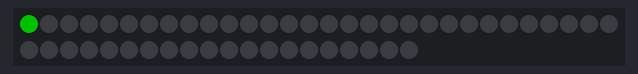
This sketch was run on a simulated Arduino Uno, built with avr-gcc and run on an emulated ATmega328P. On the bench: 50 RGB LEDs in strip order, left to right, continuing on the next row. Dim RGB values are drawn brighter than linear; colours are those a GRB WS2812 strip shows for the declared byte order; what the sketch prints to the serial monitor is not drawn.

Above: at 0.16 s.
At 5.14 s:
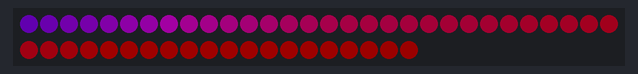
At 9.83 s:
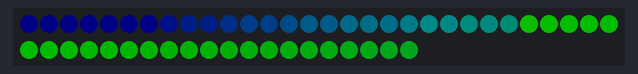
At 19.83 s:
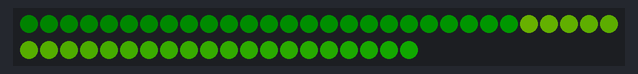
At 29.83 s:
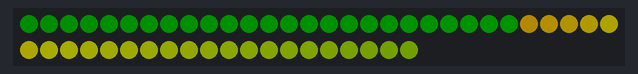
At 39.83 s:
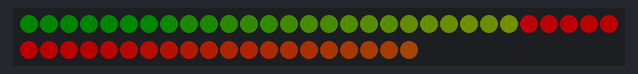

The sketch:

backAndForth.ino
```cpp
/// @file    Cylon.ino
/// @brief   An animation that moves a single LED back and forth (Larson Scanner effect)
/// @example Cylon.ino

#include <FastLED.h>

// How many leds in your strip?
#define NUM_LEDS 50

// For led chips like Neopixels, which have a data line, ground, and power, you just
// need to define DATA_PIN.  For led chipsets that are SPI based (four wires - data, clock,
// ground, and power), like the LPD8806, define both DATA_PIN and CLOCK_PIN
#define DATA_PIN 13
#define CLOCK_PIN 13
#define LED_TYPE    WS2811

// Define the array of leds
CRGB leds[NUM_LEDS];

void setup() {
	Serial.begin(57600);
	Serial.println("resetting");
	FastLED.addLeds<WS2812,DATA_PIN,RGB>(leds,NUM_LEDS);
	FastLED.setBrightness(84);
}

void fadeall() { for(int i = 0; i < NUM_LEDS; i++) { leds[i].nscale8(250); } }

void loop() {
	static uint8_t hue = 0;
	Serial.print("x");
	// First slide the led in one direction
	for(int i = 0; i < NUM_LEDS; i++) {
		// Set the i'th led to red
		leds[i] = CHSV(hue++, 255, 255);
		// Show the leds
		FastLED.show();
		// now that we've shown the leds, reset the i'th led to black
		// leds[i] = CRGB::Black;
		fadeall();
		// Wait a little bit before we loop around and do it again
		delay(10);
	}
	Serial.print("x");

	// Now go in the other direction.
	for(int i = (NUM_LEDS)-1; i >= 0; i--) {
		// Set the i'th led to red
		leds[i] = CHSV(hue++, 255, 255);
		// Show the leds
		FastLED.show();
		// now that we've shown the leds, reset the i'th led to black
		// leds[i] = CRGB::Black;
		fadeall();
		// Wait a little bit before we loop around and do it again
		delay(10);
	}
}
```
